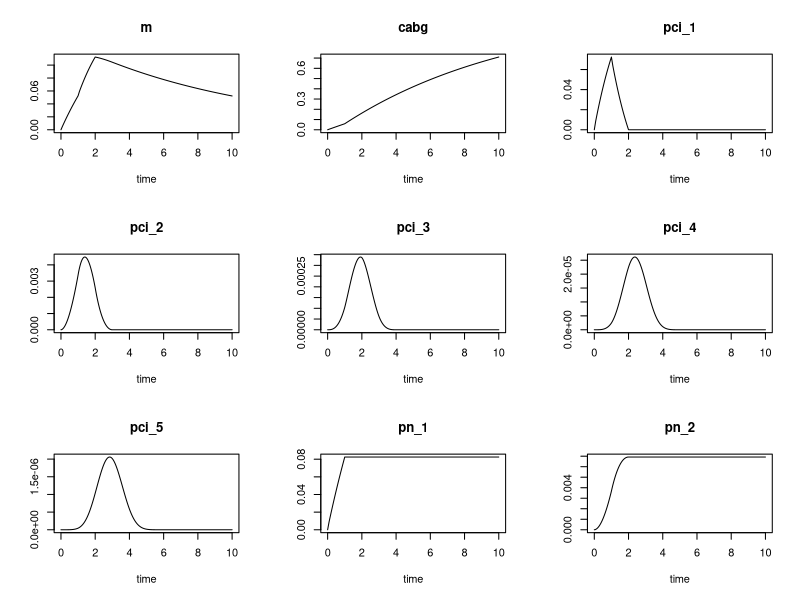
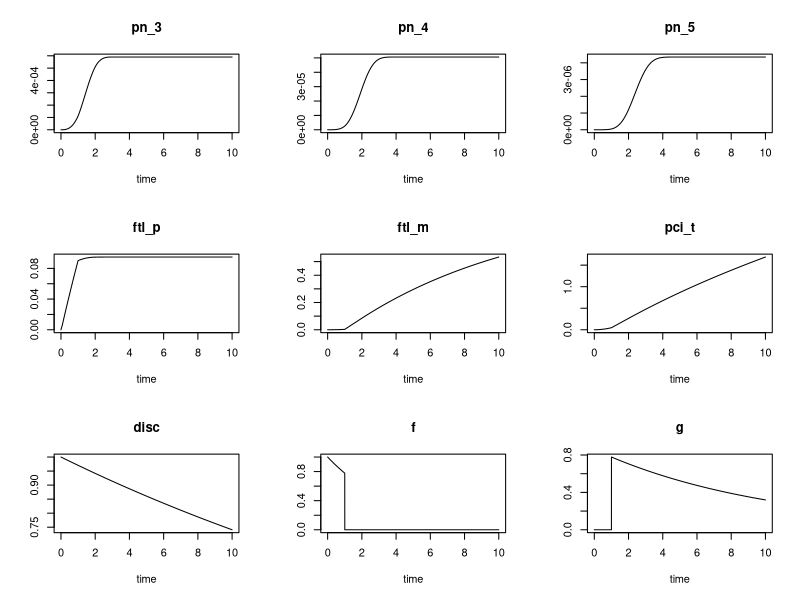
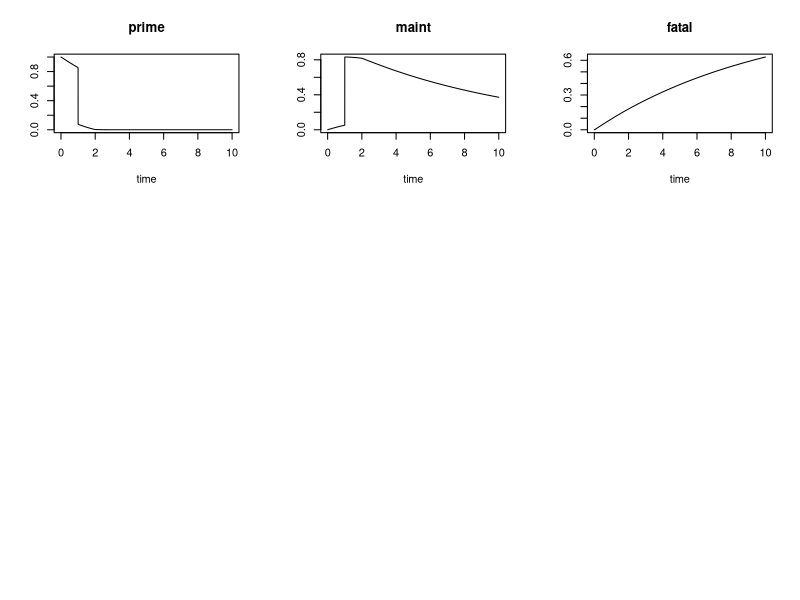

Recreate these plots in R, in order.
params <- list(
# Costs / QALY discounting rate
  discount = 0.03,
  
# Weibull entry rate to treatment from healthy population
  shape = 0.59,
  scale = 60475.53,
  
# phi is fatality rate
# p is primary treatment, m is maintenance treatment compartment
# 1 is first 30 days, 2 is first year, 3 is 1+ year compartment
  phi_p = rnorm(3, 0.1, 0.025),
  phi_m = rnorm(3, 0.1, 0.025),

# kappa for CABG rates, aka fall out of primary to maintenence
  kappa_p = rnorm(3, 0.1, 0.025),
  kappa_m = rnorm(3, 0.1, 0.025),
  
# PCI rate, i.e. restarting primary treatment rate
  pi_p = rnorm(3, 0.1, 0.025), 
  pi_m = rnorm(3, 0.1, 0.025),
  
# Chi Daily costs for each compartment
  chi_p = rnorm(3, 0.1, 0.025),
  chi_m = rnorm(3, 0.1, 0.025),

# rho daily QALY penalty
  rho_p = rnorm(3, 0.1, 0.025),
  rho_m = rnorm(3, 0.1, 0.025),

# psi permanent QALY penalty
  psi_p = rnorm(3, 0.1, 0.025),
  psi_m = rnorm(3, 0.1, 0.025)
)

# Primary loss from f due to PCI, CABG and fatality
params$f_loss    <- with(params, {phi_p + kappa_p + pi_p})
params$g_loss    <- params$f_loss
params$g_loss[3] <- params$phi_m[3]

###################################
# Numerical Age Structured Solution.
fence <- function(x, lb, ub) pmax(lb, pmin(x, ub))

# Weibull functions with boundaries built in
# Only valid for t > 0
w <- function(t, params) dweibull(t, params$shape, params$scale/365)
W <- function(t, params) pweibull(t, params$shape, params$scale/365)

# Death as ratio of whole at time t in years
# Estimated by convolution of arrival age distribution with SS secular death rates
# Only valid for 10 years in present formulation
s <- function(t) exp(0.01272623*(1-exp(0.0940359*t))/0.0940359)

# Survival of healthy individual population, t in years
lambda <- function(t, params) s(t) * (1 - W(t, params))

# Loss in each domain via exponential process
loss <- Vectorize(vectorize.args="a", FUN=function(a, rates)
{
  prod(exp(c(-fence(a,        0,  30/365),
             -fence(a-30/365, 0, 335/365),
             -fence(a-1,      0, Inf    ))*rates))
})

# Derivative of loss (ignores discontinuities)
dloss <- function(a, rates)
{
  # Risk phase of therapy age
  i <- ifelse(a <= 30/365, 1, ifelse(a <= 1, 2, 3))

  -rates[i]*loss(a, rates) 
}

# Exposure
exposed <- function(a, rates)
{
  left  <- max(a-1, 0)
  mon   <- 30/365
  sum(
    c(if(left > 30/365) 0 else min(mon, a) - left,
      if(left <= 1 && a >= mon) min(1, a) - max(30/365, left) else 0,
      if(a < 1) 0 else a - max(1, left)
    )*rates
  )
}


# Solve characteristic starting with 1 patient at t=0 only for boundary

library(deSolve)

clopidogrel <- function(a, y, params)
{
  with(as.list(c(y,params)), {
    
    # Risk phase of therapy age
    i <- if(a <= 30/365) 1 else
         if(a <= 1)      2 else
                         3
    
    # Forcing function for primary compartment (f -> g)
    f   <- loss(a, f_loss)
    f_a <- if(a > 1) 0 else f
    g_a <- if(a > 1) loss(a, g_loss) else 0
    
    # Compute PCI completion
    exposure <- exp(-exposed(a, f_loss))
    cp_1 <- if(a < 1) 0 else lagderiv(a-1,  8)*exposure
    cp_2 <- if(a < 1) 0 else lagderiv(a-1,  9)*exposure
    cp_3 <- if(a < 1) 0 else lagderiv(a-1, 10)*exposure
    cp_4 <- if(a < 1) 0 else lagderiv(a-1, 11)*exposure
    cp_5 <- if(a < 1) 0 else lagderiv(a-1, 12)*exposure
    
    cabg_r <- kappa_p[i]*(f_a + pci_1 + pci_2 + pci_3 + pci_4 + pci_5)+pi_p[i]*pci_5

    list(c(
      m     = cabg_r + cp_1 + cp_2 + cp_3 + cp_4 + cp_5 - phi_m[i]*m, # maintenance from CABG
      cabg  = cabg_r + kappa_m[i]*(m+g_a),               # total CABG events
      pci_1 = pi_p[i]*(f_a   - pci_1) - phi_p[i]*pci_1 - kappa_p[i]*pci_1 - cp_1,
      pci_2 = pi_p[i]*(pci_1 - pci_2) - phi_p[i]*pci_2 - kappa_p[i]*pci_2 - cp_2,
      pci_3 = pi_p[i]*(pci_2 - pci_3) - phi_p[i]*pci_3 - kappa_p[i]*pci_3 - cp_3,
      pci_4 = pi_p[i]*(pci_3 - pci_4) - phi_p[i]*pci_4 - kappa_p[i]*pci_4 - cp_4,
      pci_5 = pi_p[i]*(pci_4 - pci_5) - phi_p[i]*pci_5 - kappa_p[i]*pci_5 - cp_5,
      pn_1  = pi_p[i]*f_a,
      pn_2  = pi_p[i]*pci_1,
      pn_3  = pi_p[i]*pci_2,
      pn_4  = pi_p[i]*pci_3,
      pn_5  = pi_p[i]*pci_4,
      ftl_p = phi_p[i]*(f_a + pci_1 + pci_2 + pci_3 + pci_4 + pci_5),
      ftl_m = phi_m[i]*(g_a + m),
      pci_t = pn_1+pn_2+pn_3+pn_4+pn_5+pi_m[i]*(g_a+m),
       
      disc  = -discount*disc
      ),
      f     = f_a,
      g     = g_a,
      prime = f_a + pci_1 + pci_2 + pci_3 + pci_4 + pci_5,
      maint = g_a + m,
      fatal = ftl_p + ftl_m 
    )
  })
}

yinit <- c(m = 0, cabg=0,
          pci_1=0, pci_2=0, pci_3=0, pci_4=0, pci_5=0,
          pn_1=0,  pn_2=0,  pn_3=0,  pn_4=0, pn_5=0,
          ftl_p=0, ftl_m=0, pci_t=0, disc=1)
ages  <- seq(0, 10, by=1/365)
system.time(out <- dede(yinit, ages, clopidogrel, params, atol=1e-12))
plot(out)
